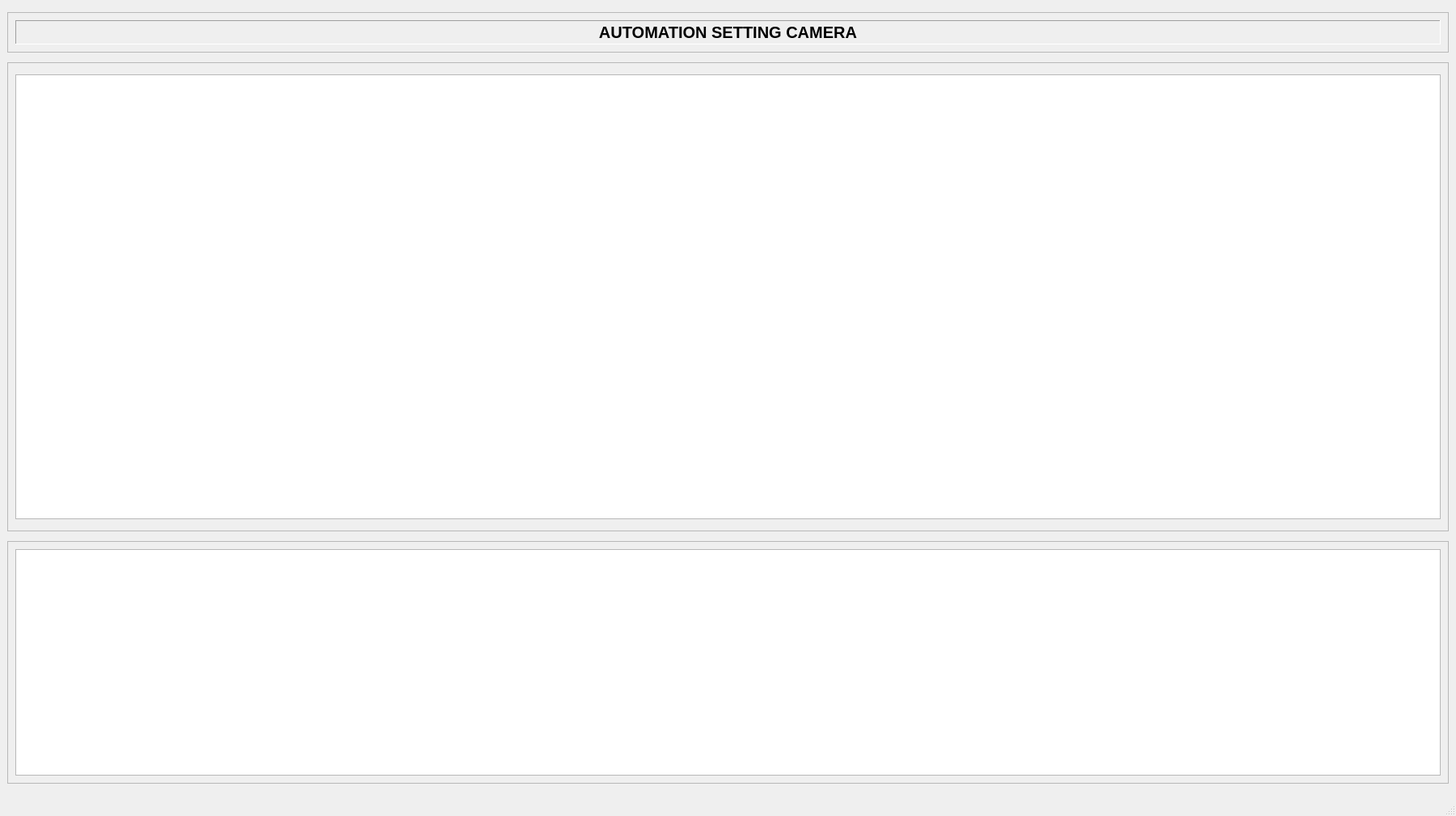
<?xml version="1.0" encoding="UTF-8"?>
<ui version="4.0">
 <class>MainWindow</class>
 <widget class="QMainWindow" name="MainWindow">
  <property name="geometry">
   <rect>
    <x>0</x>
    <y>0</y>
    <width>1801</width>
    <height>1009</height>
   </rect>
  </property>
  <property name="windowTitle">
   <string>MainWindow</string>
  </property>
  <widget class="QWidget" name="centralwidget">
   <layout class="QGridLayout" name="gridLayout">
    <item row="0" column="0">
     <widget class="QFrame" name="frame">
      <property name="maximumSize">
       <size>
        <width>16777215</width>
        <height>50</height>
       </size>
      </property>
      <property name="frameShape">
       <enum>QFrame::StyledPanel</enum>
      </property>
      <property name="frameShadow">
       <enum>QFrame::Raised</enum>
      </property>
      <layout class="QVBoxLayout" name="verticalLayout">
       <item>
        <widget class="QLabel" name="label">
         <property name="font">
          <font>
           <family>MS Sans Serif</family>
           <pointsize>15</pointsize>
           <weight>75</weight>
           <bold>true</bold>
          </font>
         </property>
         <property name="frameShape">
          <enum>QFrame::Panel</enum>
         </property>
         <property name="frameShadow">
          <enum>QFrame::Sunken</enum>
         </property>
         <property name="text">
          <string>AUTOMATION SETTING CAMERA</string>
         </property>
         <property name="alignment">
          <set>Qt::AlignCenter</set>
         </property>
        </widget>
       </item>
      </layout>
     </widget>
    </item>
    <item row="1" column="0">
     <widget class="QFrame" name="frame_2">
      <property name="maximumSize">
       <size>
        <width>16777215</width>
        <height>580</height>
       </size>
      </property>
      <property name="frameShape">
       <enum>QFrame::StyledPanel</enum>
      </property>
      <property name="frameShadow">
       <enum>QFrame::Raised</enum>
      </property>
      <layout class="QVBoxLayout" name="verticalLayout_2">
       <item>
        <widget class="QTableWidget" name="tableWidget">
         <property name="maximumSize">
          <size>
           <width>16777215</width>
           <height>550</height>
          </size>
         </property>
        </widget>
       </item>
      </layout>
     </widget>
    </item>
    <item row="2" column="0">
     <widget class="QFrame" name="frame_3">
      <property name="maximumSize">
       <size>
        <width>16777215</width>
        <height>300</height>
       </size>
      </property>
      <property name="frameShape">
       <enum>QFrame::StyledPanel</enum>
      </property>
      <property name="frameShadow">
       <enum>QFrame::Raised</enum>
      </property>
      <layout class="QVBoxLayout" name="verticalLayout_3">
       <item>
        <widget class="QTableWidget" name="tableWidget_2">
         <property name="maximumSize">
          <size>
           <width>16777215</width>
           <height>280</height>
          </size>
         </property>
        </widget>
       </item>
      </layout>
     </widget>
    </item>
   </layout>
  </widget>
  <widget class="QMenuBar" name="menubar">
   <property name="geometry">
    <rect>
     <x>0</x>
     <y>0</y>
     <width>1801</width>
     <height>21</height>
    </rect>
   </property>
  </widget>
  <widget class="QStatusBar" name="statusbar"/>
 </widget>
 <resources/>
 <connections/>
</ui>
